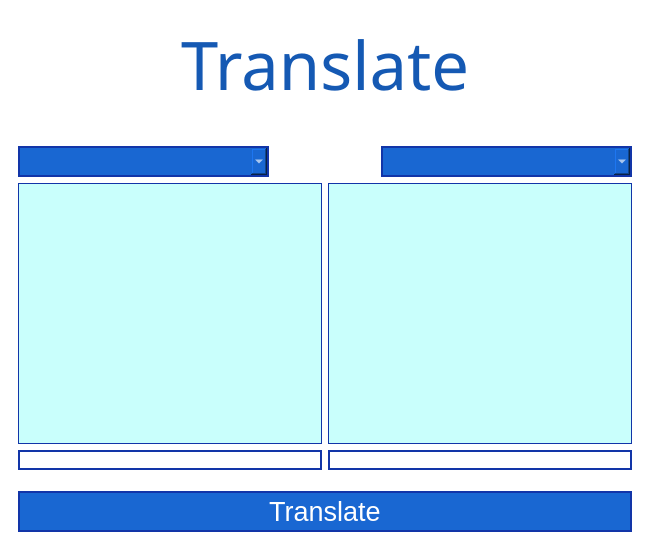
<?xml version="1.0" encoding="UTF-8"?>
<ui version="4.0">
 <class>Window</class>
 <widget class="QMainWindow" name="Window">
  <property name="geometry">
   <rect>
    <x>0</x>
    <y>0</y>
    <width>650</width>
    <height>550</height>
   </rect>
  </property>
  <property name="font">
   <font>
    <family>OCR A Extended</family>
    <pointsize>21</pointsize>
   </font>
  </property>
  <property name="windowTitle">
   <string>Translate</string>
  </property>
  <property name="windowIcon">
   <iconset>
    <normaloff>icon.png</normaloff>icon.png</iconset>
  </property>
  <property name="styleSheet">
   <string notr="true">*{
	background-color: rgb(255, 255, 255);
}
#Swap {
	background-color: rgb(255, 255, 255);
	border: none;
}
#Swap::hover{
	background-color:rgb(235, 235, 235);
}
#destLang, #srcLang{
	background-color: rgb(25, 103, 210);
	color: rgb(255, 255, 255);
	border: 2px solid rgb(18, 53, 168)
}

#destLang::hover{
	background-color: rgb(22, 97, 194);
}
#srcLang::hover{
	background-color: rgb(22, 97, 194);
}
#translateLabel, #translateLabel_2{
	color: rgb(21, 89, 179);
	background-color: rgb(255, 255, 255);
}
#srcPlay, #destPlay{
	border: 2px solid rgb(18, 53, 168);
	background-color: rgb(255, 255, 255);
	padding:1px;
}
#srcPlay::hover, #destPlay::hover{
	background-color: rgb(235, 235, 235);
}
#destText, #srcText{
	border: 1px solid rgb(18, 53, 168);
	background-color:rgb(201, 255, 252);

}
#srcText::focus{
	border: 2px solid rgb(13, 17, 125);
}
#translateB{
	background-color: rgb(25, 103, 210);
	color: rgb(255, 255, 255);
	border: 2px solid rgb(18, 53, 168);
	padding: 3px
}
#translateB::hover{
	background-color: rgb(22, 97, 194);}</string>
  </property>
  <widget class="QWidget" name="centralwidget">
   <layout class="QVBoxLayout" name="verticalLayout_2">
    <item>
     <widget class="QStackedWidget" name="stackedWidget">
      <property name="currentIndex">
       <number>0</number>
      </property>
      <widget class="QWidget" name="translationPage">
       <layout class="QVBoxLayout" name="verticalLayout">
        <item>
         <widget class="QLabel" name="translateLabel">
          <property name="font">
           <font>
            <family>OCR A Extended</family>
            <pointsize>50</pointsize>
            <weight>50</weight>
            <italic>false</italic>
            <bold>false</bold>
           </font>
          </property>
          <property name="text">
           <string>Translate</string>
          </property>
          <property name="scaledContents">
           <bool>false</bool>
          </property>
          <property name="alignment">
           <set>Qt::AlignCenter</set>
          </property>
         </widget>
        </item>
        <item>
         <spacer name="verticalSpacer">
          <property name="orientation">
           <enum>Qt::Vertical</enum>
          </property>
          <property name="sizeType">
           <enum>QSizePolicy::Minimum</enum>
          </property>
          <property name="sizeHint" stdset="0">
           <size>
            <width>20</width>
            <height>30</height>
           </size>
          </property>
         </spacer>
        </item>
        <item>
         <layout class="QHBoxLayout" name="horizontalLayout">
          <item>
           <widget class="QComboBox" name="srcLang">
            <property name="font">
             <font>
              <family>Tahoma</family>
              <pointsize>16</pointsize>
             </font>
            </property>
            <property name="cursor">
             <cursorShape>PointingHandCursor</cursorShape>
            </property>
            <property name="currentIndex">
             <number>-1</number>
            </property>
            <property name="maxVisibleItems">
             <number>6</number>
            </property>
            <property name="insertPolicy">
             <enum>QComboBox::InsertAlphabetically</enum>
            </property>
            <property name="sizeAdjustPolicy">
             <enum>QComboBox::AdjustToContents</enum>
            </property>
            <property name="frame">
             <bool>true</bool>
            </property>
           </widget>
          </item>
          <item>
           <widget class="QPushButton" name="Swap">
            <property name="maximumSize">
             <size>
              <width>100</width>
              <height>16777215</height>
             </size>
            </property>
            <property name="cursor">
             <cursorShape>PointingHandCursor</cursorShape>
            </property>
            <property name="focusPolicy">
             <enum>Qt::NoFocus</enum>
            </property>
            <property name="toolTip">
             <string>&lt;html&gt;&lt;head/&gt;&lt;body&gt;&lt;p&gt;Swap&lt;/p&gt;&lt;/body&gt;&lt;/html&gt;</string>
            </property>
            <property name="styleSheet">
             <string notr="true"/>
            </property>
            <property name="text">
             <string/>
            </property>
            <property name="icon">
             <iconset>
              <normaloff>swap.png</normaloff>swap.png</iconset>
            </property>
            <property name="iconSize">
             <size>
              <width>35</width>
              <height>35</height>
             </size>
            </property>
            <property name="shortcut">
             <string>Ctrl+Shift+S</string>
            </property>
            <property name="flat">
             <bool>false</bool>
            </property>
           </widget>
          </item>
          <item>
           <widget class="QComboBox" name="destLang">
            <property name="font">
             <font>
              <family>Tahoma</family>
              <pointsize>16</pointsize>
             </font>
            </property>
            <property name="cursor">
             <cursorShape>PointingHandCursor</cursorShape>
            </property>
            <property name="maxVisibleItems">
             <number>6</number>
            </property>
            <property name="insertPolicy">
             <enum>QComboBox::InsertAlphabetically</enum>
            </property>
            <property name="sizeAdjustPolicy">
             <enum>QComboBox::AdjustToContents</enum>
            </property>
            <property name="minimumContentsLength">
             <number>0</number>
            </property>
            <property name="duplicatesEnabled">
             <bool>false</bool>
            </property>
            <property name="frame">
             <bool>true</bool>
            </property>
           </widget>
          </item>
         </layout>
        </item>
        <item>
         <layout class="QGridLayout" name="gridLayout">
          <item row="0" column="1">
           <widget class="QPlainTextEdit" name="destText">
            <property name="font">
             <font>
              <family>Tahoma</family>
              <pointsize>15</pointsize>
             </font>
            </property>
            <property name="cursor" stdset="0">
             <cursorShape>IBeamCursor</cursorShape>
            </property>
            <property name="frameShape">
             <enum>QFrame::StyledPanel</enum>
            </property>
            <property name="readOnly">
             <bool>true</bool>
            </property>
            <property name="plainText">
             <string/>
            </property>
            <property name="placeholderText">
             <string>Translation</string>
            </property>
           </widget>
          </item>
          <item row="0" column="0">
           <widget class="QPlainTextEdit" name="srcText">
            <property name="font">
             <font>
              <family>Tahoma</family>
              <pointsize>15</pointsize>
             </font>
            </property>
            <property name="cursor" stdset="0">
             <cursorShape>IBeamCursor</cursorShape>
            </property>
            <property name="frameShadow">
             <enum>QFrame::Sunken</enum>
            </property>
            <property name="plainText">
             <string/>
            </property>
           </widget>
          </item>
          <item row="1" column="0">
           <layout class="QHBoxLayout" name="horizontalLayout_2">
            <item>
             <widget class="QPushButton" name="srcPlay">
              <property name="cursor">
               <cursorShape>PointingHandCursor</cursorShape>
              </property>
              <property name="toolTip">
               <string>&lt;html&gt;&lt;head/&gt;&lt;body&gt;&lt;p&gt;Listen&lt;/p&gt;&lt;/body&gt;&lt;/html&gt;</string>
              </property>
              <property name="layoutDirection">
               <enum>Qt::LeftToRight</enum>
              </property>
              <property name="text">
               <string/>
              </property>
              <property name="icon">
               <iconset>
                <normaloff>high-volume.png</normaloff>high-volume.png</iconset>
              </property>
              <property name="iconSize">
               <size>
                <width>30</width>
                <height>30</height>
               </size>
              </property>
              <property name="default">
               <bool>false</bool>
              </property>
              <property name="flat">
               <bool>false</bool>
              </property>
             </widget>
            </item>
           </layout>
          </item>
          <item row="1" column="1">
           <layout class="QHBoxLayout" name="horizontalLayout_4">
            <item>
             <widget class="QPushButton" name="destPlay">
              <property name="cursor">
               <cursorShape>PointingHandCursor</cursorShape>
              </property>
              <property name="toolTip">
               <string>&lt;html&gt;&lt;head/&gt;&lt;body&gt;&lt;p&gt;Listen&lt;/p&gt;&lt;/body&gt;&lt;/html&gt;</string>
              </property>
              <property name="text">
               <string/>
              </property>
              <property name="icon">
               <iconset>
                <normaloff>high-volume.png</normaloff>high-volume.png</iconset>
              </property>
              <property name="iconSize">
               <size>
                <width>30</width>
                <height>30</height>
               </size>
              </property>
              <property name="flat">
               <bool>false</bool>
              </property>
             </widget>
            </item>
           </layout>
          </item>
         </layout>
        </item>
        <item>
         <spacer name="verticalSpacer_2">
          <property name="orientation">
           <enum>Qt::Vertical</enum>
          </property>
          <property name="sizeType">
           <enum>QSizePolicy::Minimum</enum>
          </property>
          <property name="sizeHint" stdset="0">
           <size>
            <width>20</width>
            <height>15</height>
           </size>
          </property>
         </spacer>
        </item>
        <item>
         <widget class="QPushButton" name="translateB">
          <property name="font">
           <font>
            <family>Tahoma</family>
            <pointsize>20</pointsize>
           </font>
          </property>
          <property name="cursor">
           <cursorShape>PointingHandCursor</cursorShape>
          </property>
          <property name="text">
           <string>Translate</string>
          </property>
          <property name="iconSize">
           <size>
            <width>16</width>
            <height>16</height>
           </size>
          </property>
         </widget>
        </item>
       </layout>
      </widget>
      <widget class="QWidget" name="page_2">
       <property name="cursor">
        <cursorShape>WaitCursor</cursorShape>
       </property>
       <layout class="QVBoxLayout" name="verticalLayout_4">
        <item>
         <widget class="QLabel" name="translateLabel_2">
          <property name="font">
           <font>
            <family>OCR A Extended</family>
            <pointsize>60</pointsize>
           </font>
          </property>
          <property name="cursor">
           <cursorShape>WaitCursor</cursorShape>
          </property>
          <property name="layoutDirection">
           <enum>Qt::LeftToRight</enum>
          </property>
          <property name="text">
           <string>Translate</string>
          </property>
          <property name="alignment">
           <set>Qt::AlignCenter</set>
          </property>
         </widget>
        </item>
       </layout>
      </widget>
     </widget>
    </item>
   </layout>
  </widget>
 </widget>
 <resources/>
 <connections/>
</ui>
